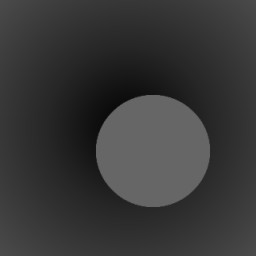
%> input picture reconhecimento_de_formas_geometricas/circulo_fr.jpg, 256 x 256 px
$ octave identificar_circulo.m   (GNU Octave 9; MATLAB toolbox functions it lacks are replaced by stand-ins)
%> lines starting %> are read from the running program, lines starting %| are printed output that depends on the picture; in (x1, y1, x2, y2) boxes, pixels count from 0 and x2, y2 are one past the last pixel; in counts of white or black regions, pixels touching at a corner belong together; the program's own positions count from 1
im = imread('circulo_fr.jpg');
%> im is the input picture: size 256x256 uint8; min 4, max 111, mean 55.7
figure; imshow(im); title('Imagem original');

% Separo os objetos da imagem;
bw = im2bw(im,0.35); figure; imshow(bw);
%> after `bw = im2bw(im,0.35)`:
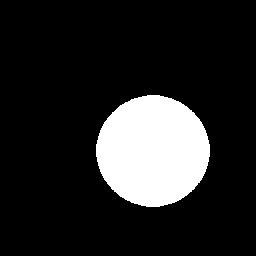
%> bw: size 256x256 logical; 15.1% white; 1 white region, box (x1, y1, x2, y2) and area: (96, 95, 210, 207) 9898

stats = regionprops(bw,'Centroid','MajorAxisLength','MinorAxisLength');
%> stats = 1 region; Centroid, MajorAxisLength and MinorAxisLength: [153.5 151.5] 113.3 111.3

centers = stats.Centroid;
%> centers = [153.5 151.5]
diameters = mean([stats.MajorAxisLength stats.MinorAxisLength],2);
%> diameters = 112.3
radii = diameters/2;
%> radii = 56.14
d1 = stats.MajorAxisLength;
%> d1 = 113.3
d2 = stats.MinorAxisLength;
%> d2 = 111.3

hold on
viscircles(centers,radii);
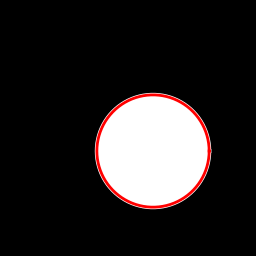
%> figure redrawn from the program's plot data
hold off

$ run again, with reconhecimento_de_formas_geometricas/circulo_fl.jpg copied over reconhecimento_de_formas_geometricas/circulo_fr.jpg
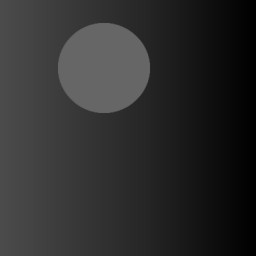
%> input picture reconhecimento_de_formas_geometricas/circulo_fl.jpg, 256 x 256 px
%> im is the input picture: size 256x256 uint8; min 0, max 109, mean 45.4
%> `bw = im2bw(im,0.35)`:
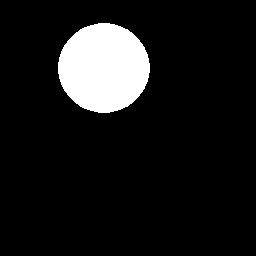
%> bw: size 256x256 logical; 9.8% white; 1 white region, box (x1, y1, x2, y2) and area: (58, 23, 150, 113) 6429
%> stats = 1 region; Centroid, MajorAxisLength and MinorAxisLength: [104.4 68.5] 91.47 89.51
%> centers = [104.4 68.49]
%> diameters = 90.49
%> radii = 45.24
%> d1 = 91.47
%> d2 = 89.51
%> `viscircles(centers,radii);`:
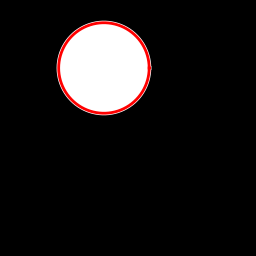
%> figure redrawn from the program's plot data

$ run again, with reconhecimento_de_formas_geometricas/elipse_fl.jpg copied over reconhecimento_de_formas_geometricas/circulo_fr.jpg
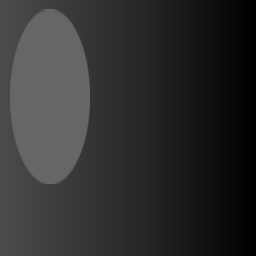
%> input picture reconhecimento_de_formas_geometricas/elipse_fl.jpg, 256 x 256 px
%> im is the input picture: size 256x256 uint8; min 0, max 103, mean 46.7
%> `bw = im2bw(im,0.35)`:
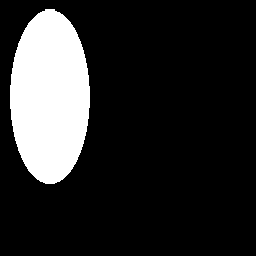
%> bw: size 256x256 logical; 16.7% white; 1 white region, box (x1, y1, x2, y2) and area: (10, 9, 90, 184) 10912
%> stats = 1 region; Centroid, MajorAxisLength and MinorAxisLength: [50.5 97.4] 174.4 79.69
%> centers = [50.45 97.4]
%> diameters = 127
%> radii = 63.52
%> d1 = 174.4
%> d2 = 79.69
%> `viscircles(centers,radii);`:
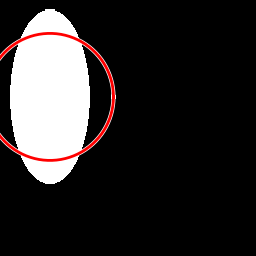
%> figure redrawn from the program's plot data

$ run again, with reconhecimento_de_formas_geometricas/elipse_fr.jpg copied over reconhecimento_de_formas_geometricas/circulo_fr.jpg
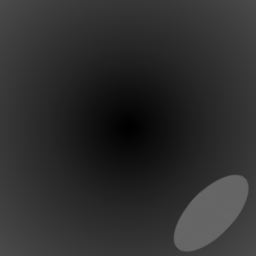
%> input picture reconhecimento_de_formas_geometricas/elipse_fr.jpg, 256 x 256 px
%> im is the input picture: size 256x256 uint8; min 0, max 103, mean 45.9
%> `bw = im2bw(im,0.35)`:
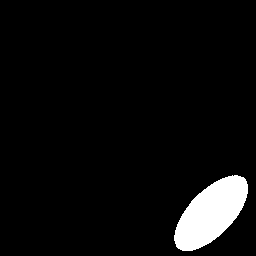
%> bw: size 256x256 logical; 5.1% white; 1 white region, box (x1, y1, x2, y2) and area: (174, 175, 248, 251) 3349
%> stats = 1 region; Centroid, MajorAxisLength and MinorAxisLength: [211.7 213.7] 96.2 44.35
%> centers = [211.7 213.7]
%> diameters = 70.27
%> radii = 35.14
%> d1 = 96.2
%> d2 = 44.35
%> `viscircles(centers,radii);`:
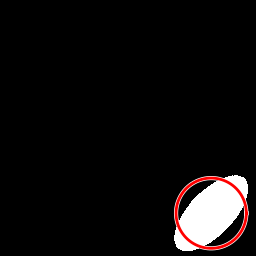
%> figure redrawn from the program's plot data
